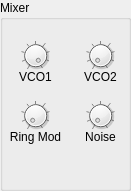
  <widget class="QGroupBox" name="groupBox_7">
   <property name="geometry">
    <rect>
     <x>500</x>
     <y>80</y>
     <width>131</width>
     <height>191</height>
    </rect>
   </property>
   <property name="title">
    <string>Mixer</string>
   </property>
   <widget class="DialKnob" name="mixRingMod">
    <property name="geometry">
     <rect>
      <x>20</x>
      <y>100</y>
      <width>31</width>
      <height>31</height>
     </rect>
    </property>
    <property name="sizePolicy">
     <sizepolicy hsizetype="Fixed" vsizetype="Fixed">
      <horstretch>0</horstretch>
      <verstretch>0</verstretch>
     </sizepolicy>
    </property>
    <property name="minimumSize">
     <size>
      <width>0</width>
      <height>0</height>
     </size>
    </property>
    <property name="maximumSize">
     <size>
      <width>16777215</width>
      <height>16777215</height>
     </size>
    </property>
    <property name="minimum">
     <number>0</number>
    </property>
    <property name="maximum">
     <number>127</number>
    </property>
    <property name="notchTarget">
     <double>16.000000000000000</double>
    </property>
    <property name="notchesVisible">
     <bool>true</bool>
    </property>
   </widget>
   <widget class="QLabel" name="label_26">
    <property name="geometry">
     <rect>
      <x>0</x>
      <y>130</y>
      <width>71</width>
      <height>21</height>
     </rect>
    </property>
    <property name="frameShadow">
     <enum>QFrame::Plain</enum>
    </property>
    <property name="text">
     <string>Ring Mod</string>
    </property>
    <property name="alignment">
     <set>Qt::AlignHCenter|Qt::AlignTop</set>
    </property>
   </widget>
   <widget class="DialKnob" name="mixNoise">
    <property name="geometry">
     <rect>
      <x>80</x>
      <y>100</y>
      <width>41</width>
      <height>31</height>
     </rect>
    </property>
    <property name="sizePolicy">
     <sizepolicy hsizetype="Fixed" vsizetype="Fixed">
      <horstretch>0</horstretch>
      <verstretch>0</verstretch>
     </sizepolicy>
    </property>
    <property name="minimumSize">
     <size>
      <width>0</width>
      <height>0</height>
     </size>
    </property>
    <property name="maximumSize">
     <size>
      <width>16777215</width>
      <height>16777215</height>
     </size>
    </property>
    <property name="minimum">
     <number>0</number>
    </property>
    <property name="maximum">
     <number>127</number>
    </property>
    <property name="notchTarget">
     <double>16.000000000000000</double>
    </property>
    <property name="notchesVisible">
     <bool>true</bool>
    </property>
   </widget>
   <widget class="QLabel" name="label_27">
    <property name="geometry">
     <rect>
      <x>70</x>
      <y>130</y>
      <width>61</width>
      <height>21</height>
     </rect>
    </property>
    <property name="frameShadow">
     <enum>QFrame::Plain</enum>
    </property>
    <property name="text">
     <string>Noise</string>
    </property>
    <property name="alignment">
     <set>Qt::AlignHCenter|Qt::AlignTop</set>
    </property>
   </widget>
   <widget class="DialKnob" name="mixVCO1">
    <property name="geometry">
     <rect>
      <x>20</x>
      <y>40</y>
      <width>31</width>
      <height>31</height>
     </rect>
    </property>
    <property name="sizePolicy">
     <sizepolicy hsizetype="Fixed" vsizetype="Fixed">
      <horstretch>0</horstretch>
      <verstretch>0</verstretch>
     </sizepolicy>
    </property>
    <property name="minimumSize">
     <size>
      <width>0</width>
      <height>0</height>
     </size>
    </property>
    <property name="maximumSize">
     <size>
      <width>16777215</width>
      <height>16777215</height>
     </size>
    </property>
    <property name="minimum">
     <number>0</number>
    </property>
    <property name="maximum">
     <number>127</number>
    </property>
    <property name="value">
     <number>127</number>
    </property>
    <property name="notchTarget">
     <double>16.000000000000000</double>
    </property>
    <property name="notchesVisible">
     <bool>true</bool>
    </property>
   </widget>
   <widget class="QLabel" name="label_9">
    <property name="geometry">
     <rect>
      <x>10</x>
      <y>70</y>
      <width>51</width>
      <height>21</height>
     </rect>
    </property>
    <property name="frameShadow">
     <enum>QFrame::Plain</enum>
    </property>
    <property name="text">
     <string>VCO1</string>
    </property>
    <property name="alignment">
     <set>Qt::AlignHCenter|Qt::AlignTop</set>
    </property>
   </widget>
   <widget class="QLabel" name="label_18">
    <property name="geometry">
     <rect>
      <x>80</x>
      <y>70</y>
      <width>41</width>
      <height>21</height>
     </rect>
    </property>
    <property name="frameShadow">
     <enum>QFrame::Plain</enum>
    </property>
    <property name="text">
     <string>VCO2</string>
    </property>
    <property name="alignment">
     <set>Qt::AlignHCenter|Qt::AlignTop</set>
    </property>
   </widget>
   <widget class="DialKnob" name="mixVCO2">
    <property name="geometry">
     <rect>
      <x>80</x>
      <y>40</y>
      <width>41</width>
      <height>31</height>
     </rect>
    </property>
    <property name="sizePolicy">
     <sizepolicy hsizetype="Fixed" vsizetype="Fixed">
      <horstretch>0</horstretch>
      <verstretch>0</verstretch>
     </sizepolicy>
    </property>
    <property name="minimumSize">
     <size>
      <width>0</width>
      <height>0</height>
     </size>
    </property>
    <property name="maximumSize">
     <size>
      <width>16777215</width>
      <height>16777215</height>
     </size>
    </property>
    <property name="minimum">
     <number>0</number>
    </property>
    <property name="maximum">
     <number>127</number>
    </property>
    <property name="notchTarget">
     <double>16.000000000000000</double>
    </property>
    <property name="notchesVisible">
     <bool>true</bool>
    </property>
   </widget>
   <zorder>label_26</zorder>
   <zorder>label_18</zorder>
   <zorder>label_27</zorder>
   <zorder>label_9</zorder>
   <zorder>mixRingMod</zorder>
   <zorder>mixNoise</zorder>
   <zorder>mixVCO1</zorder>
   <zorder>mixVCO2</zorder>
  </widget>
